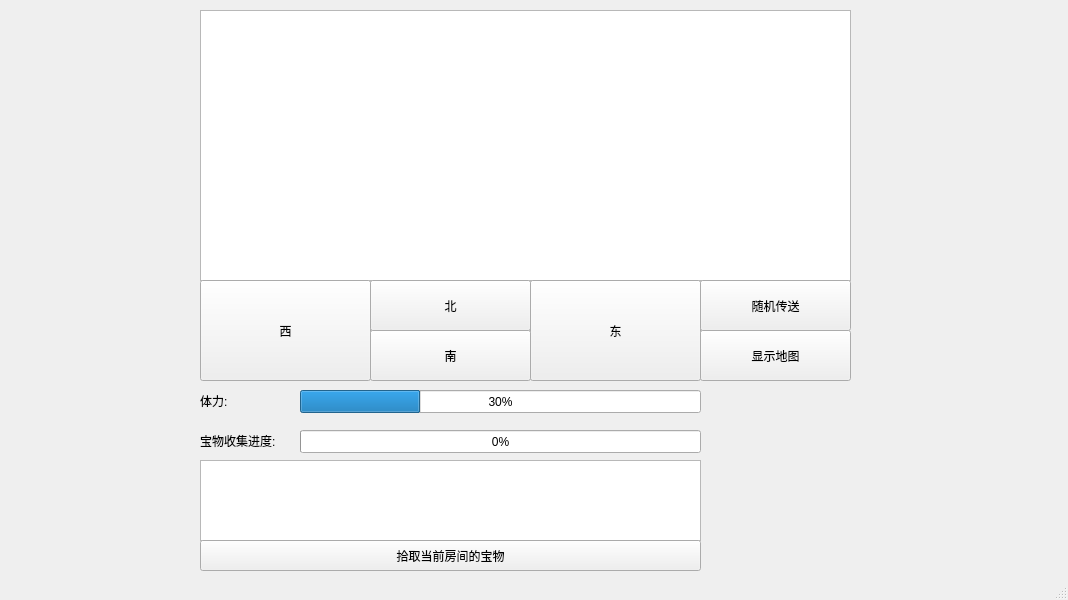
<?xml version="1.0" encoding="UTF-8"?>
<ui version="4.0">
 <class>MainWindow</class>
 <widget class="QMainWindow" name="MainWindow">
  <property name="geometry">
   <rect>
    <x>0</x>
    <y>0</y>
    <width>1068</width>
    <height>600</height>
   </rect>
  </property>
  <property name="windowTitle">
   <string>MainWindow</string>
  </property>
  <widget class="QWidget" name="centralwidget">
   <widget class="QTextEdit" name="textEdit">
    <property name="geometry">
     <rect>
      <x>200</x>
      <y>10</y>
      <width>651</width>
      <height>271</height>
     </rect>
    </property>
   </widget>
   <widget class="QPushButton" name="btnWest">
    <property name="geometry">
     <rect>
      <x>200</x>
      <y>280</y>
      <width>171</width>
      <height>101</height>
     </rect>
    </property>
    <property name="text">
     <string>西</string>
    </property>
   </widget>
   <widget class="QPushButton" name="btnNorth">
    <property name="geometry">
     <rect>
      <x>370</x>
      <y>280</y>
      <width>161</width>
      <height>51</height>
     </rect>
    </property>
    <property name="text">
     <string>北</string>
    </property>
   </widget>
   <widget class="QPushButton" name="btnEast">
    <property name="geometry">
     <rect>
      <x>530</x>
      <y>280</y>
      <width>171</width>
      <height>101</height>
     </rect>
    </property>
    <property name="text">
     <string>东</string>
    </property>
   </widget>
   <widget class="QPushButton" name="btnSouth">
    <property name="geometry">
     <rect>
      <x>370</x>
      <y>330</y>
      <width>161</width>
      <height>51</height>
     </rect>
    </property>
    <property name="text">
     <string>南</string>
    </property>
   </widget>
   <widget class="QPushButton" name="btnTeleport">
    <property name="geometry">
     <rect>
      <x>700</x>
      <y>280</y>
      <width>151</width>
      <height>51</height>
     </rect>
    </property>
    <property name="text">
     <string>随机传送</string>
    </property>
   </widget>
   <widget class="QPushButton" name="btnMap">
    <property name="geometry">
     <rect>
      <x>700</x>
      <y>330</y>
      <width>151</width>
      <height>51</height>
     </rect>
    </property>
    <property name="text">
     <string>显示地图</string>
    </property>
   </widget>
   <widget class="QLabel" name="label">
    <property name="geometry">
     <rect>
      <x>200</x>
      <y>390</y>
      <width>101</width>
      <height>21</height>
     </rect>
    </property>
    <property name="text">
     <string>体力:</string>
    </property>
   </widget>
   <widget class="QProgressBar" name="staminaBar">
    <property name="geometry">
     <rect>
      <x>300</x>
      <y>390</y>
      <width>401</width>
      <height>23</height>
     </rect>
    </property>
    <property name="value">
     <number>30</number>
    </property>
   </widget>
   <widget class="QLabel" name="label_2">
    <property name="geometry">
     <rect>
      <x>200</x>
      <y>430</y>
      <width>101</width>
      <height>21</height>
     </rect>
    </property>
    <property name="text">
     <string>宝物收集进度:</string>
    </property>
   </widget>
   <widget class="QProgressBar" name="progressBar">
    <property name="geometry">
     <rect>
      <x>300</x>
      <y>430</y>
      <width>401</width>
      <height>23</height>
     </rect>
    </property>
    <property name="value">
     <number>0</number>
    </property>
   </widget>
   <widget class="QTextEdit" name="treasureList">
    <property name="geometry">
     <rect>
      <x>200</x>
      <y>460</y>
      <width>501</width>
      <height>81</height>
     </rect>
    </property>
    <property name="readOnly">
     <bool>true</bool>
    </property>
   </widget>
   <widget class="QPushButton" name="btnTakeTreasure">
    <property name="geometry">
     <rect>
      <x>200</x>
      <y>540</y>
      <width>501</width>
      <height>31</height>
     </rect>
    </property>
    <property name="text">
     <string>拾取当前房间的宝物</string>
    </property>
   </widget>
  </widget>
  <widget class="QMenuBar" name="menubar">
   <property name="geometry">
    <rect>
     <x>0</x>
     <y>0</y>
     <width>1068</width>
     <height>18</height>
    </rect>
   </property>
  </widget>
  <widget class="QStatusBar" name="statusbar"/>
 </widget>
 <resources/>
 <connections/>
</ui>
